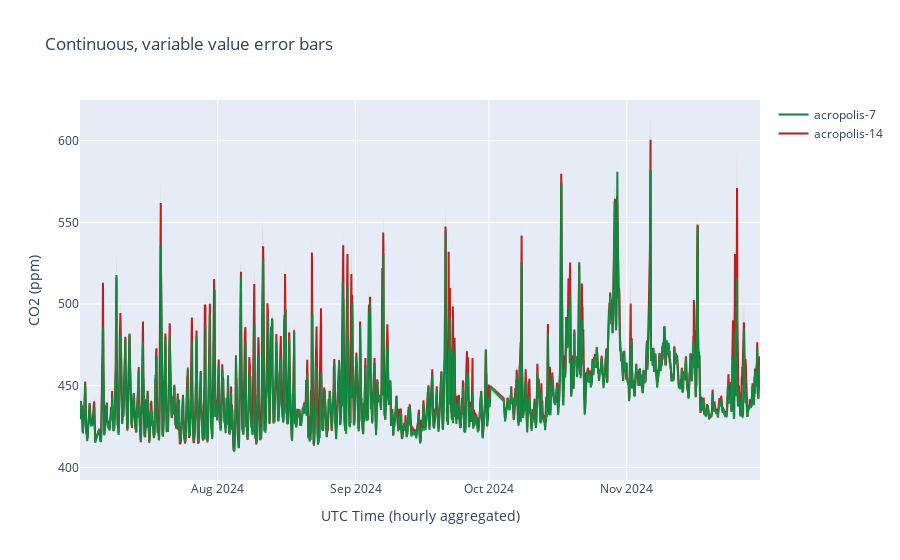

Source (notebook cell):
### Code cell
start_date = datetime(2024, 7, 1, 0, 0, 0).replace(tzinfo=timezone.utc)
end_date = datetime(2024, 11, 30, 23, 59, 59).replace(tzinfo=timezone.utc)

def create_figure(df, system_name:str, start_date, end_date, color:Literal["red", "blue", "green"]):
    
    df_plot = df.filter(pl.col("creation_timestamp").is_between(start_date, end_date)) \
        .filter(pl.col("sys_name_short")==system_name) \
        .with_columns(upper = pl.col("gmp343_corrected") + pl.col("Stdev"),
                    lower = pl.col("gmp343_corrected") - pl.col("Stdev"))
    
    
    if color=='red':
        color_set = ('#b91c1c', 'rgba(239, 68, 68, 0.3)')
    if color=='blue':
        color_set = ('#1d4ed8','rgba(59, 131, 246, 0.3)')
    if color=='green':
        color_set = ('#15803d','rgba(34, 197, 94, 0.3)')
    
    return [
        go.Scatter(
            name=system_name,
            x=df_plot["creation_timestamp"],
            y=df_plot["gmp343_corrected"],
            mode='lines',
            line=dict(color=color_set[0]),
        ),
        go.Scatter(
            name='Upper Bound',
            x=df_plot["creation_timestamp"],
            y=df_plot["upper"],
            mode='lines',
            marker=dict(color=color_set[1]),
            line=dict(width=0),
            showlegend=False
        ),
        go.Scatter(
            name='Lower Bound',
            x=df_plot["creation_timestamp"],
            y=df_plot["lower"],
            marker=dict(color=color_set[1]),
            line=dict(width=0),
            mode='lines',
            fillcolor=color_set[1],
            fill='tonexty',
            showlegend=False
        )
    ]
  
figures = create_figure(df_1_h_despiked, "acropolis-14", start_date, end_date, color="red") \
    + create_figure(df_1_h_despiked, "acropolis-7", start_date, end_date, color="green") \
    #+ create_figure(df_1_h_despiked, "acropolis-6", start_date, end_date, color="blue")

fig = go.Figure(figures)
fig.update_layout(
    yaxis_title='CO2 (ppm)',
    xaxis_title='UTC Time (hourly aggregated)',
    title='Continuous, variable value error bars',
    hovermode="x"
)
fig.show()

### Figure 1 — Plotly figure (JSON) as saved in the notebook; plotly's stock layout.template omitted (floating-point values rounded to 4 significant figures; data arrays with more than 128 entries replaced by an {"elided": "..."} marker saying what was removed)
{"data": [{"line": {"color": "#b91c1c"}, "mode": "lines", "name": "acropolis-14", "type": "scatter", "x": {"elided": "3547 str values"}, "y": {"elided": "3547 float values"}}, {"line": {"width": 0}, "marker": {"color": "rgba(239, 68, 68, 0.3)"}, "mode": "lines", "name": "Upper Bound", "showlegend": false, "type": "scatter", "x": {"elided": "3547 str values"}, "y": {"elided": "3547 float values"}}, {"fill": "tonexty", "fillcolor": "rgba(239, 68, 68, 0.3)", "line": {"width": 0}, "marker": {"color": "rgba(239, 68, 68, 0.3)"}, "mode": "lines", "name": "Lower Bound", "showlegend": false, "type": "scatter", "x": {"elided": "3547 str values"}, "y": {"elided": "3547 float values"}}, {"line": {"color": "#15803d"}, "mode": "lines", "name": "acropolis-7", "type": "scatter", "x": {"elided": "3547 str values"}, "y": {"elided": "3547 float values"}}, {"line": {"width": 0}, "marker": {"color": "rgba(34, 197, 94, 0.3)"}, "mode": "lines", "name": "Upper Bound", "showlegend": false, "type": "scatter", "x": {"elided": "3547 str values"}, "y": {"elided": "3547 float values"}}, {"fill": "tonexty", "fillcolor": "rgba(34, 197, 94, 0.3)", "line": {"width": 0}, "marker": {"color": "rgba(34, 197, 94, 0.3)"}, "mode": "lines", "name": "Lower Bound", "showlegend": false, "type": "scatter", "x": {"elided": "3547 str values"}, "y": {"elided": "3547 float values"}}], "layout": {"hovermode": "x", "title": {"text": "Continuous, variable value error bars"}, "xaxis": {"title": {"text": "UTC Time (hourly aggregated)"}}, "yaxis": {"title": {"text": "CO2 (ppm)"}}}}
